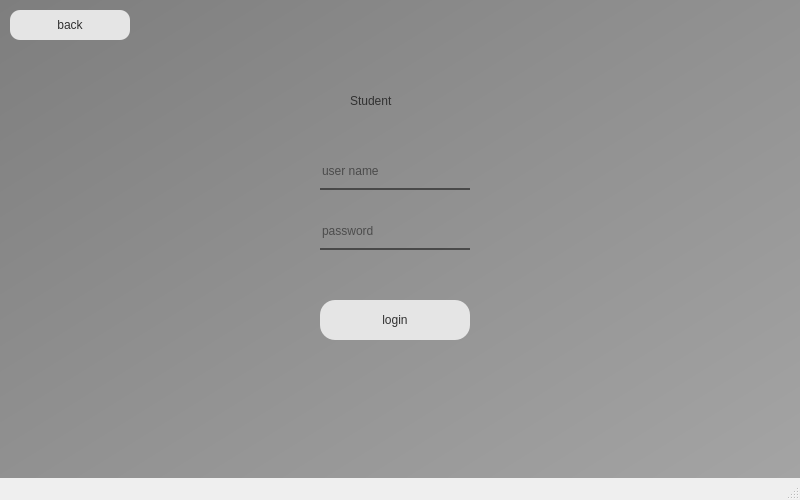
<?xml version="1.0" encoding="UTF-8"?>
<ui version="4.0">
 <class>MainWindow</class>
 <widget class="QMainWindow" name="MainWindow">
  <property name="geometry">
   <rect>
    <x>0</x>
    <y>0</y>
    <width>800</width>
    <height>500</height>
   </rect>
  </property>
  <property name="windowTitle">
   <string>MainWindow</string>
  </property>
  <widget class="QWidget" name="centralwidget">
   <widget class="QWidget" name="widget" native="true">
    <property name="geometry">
     <rect>
      <x>0</x>
      <y>0</y>
      <width>800</width>
      <height>500</height>
     </rect>
    </property>
    <property name="styleSheet">
     <string notr="true">background-color: qlineargradient(spread:pad, x1:0, y1:0, x2:1, y2:1, stop:0 rgba(126, 126, 126, 255), stop:1 rgba(165, 165, 165, 255));</string>
    </property>
    <widget class="QPushButton" name="loginbtn">
     <property name="geometry">
      <rect>
       <x>320</x>
       <y>300</y>
       <width>150</width>
       <height>40</height>
      </rect>
     </property>
     <property name="styleSheet">
      <string notr="true">QPushButton#loginbtn{
	font: 10pt &quot;MS Shell Dlg 2&quot;;	
	color: rgb(49, 49, 49);
	
	background-color: rgb(229, 229, 229);
	border-radius: 15px;
}
QPushButton#loginbtn:hover{
	font: 12pt &quot;MS Shell Dlg 2&quot;;	
	color: rgb(49, 49, 49);
}
QPushButton#loginbtn:pressed{
	font: 6pt &quot;MS Shell Dlg 2&quot;;	
	color: rgb(49, 49, 49);
}</string>
     </property>
     <property name="text">
      <string>login</string>
     </property>
    </widget>
    <widget class="QLabel" name="Adminlabel">
     <property name="geometry">
      <rect>
       <x>350</x>
       <y>80</y>
       <width>91</width>
       <height>41</height>
      </rect>
     </property>
     <property name="styleSheet">
      <string notr="true">color: rgb(49, 49, 49);
font: 18pt &quot;MS Shell Dlg 2&quot;;
background-color: None
</string>
     </property>
     <property name="text">
      <string>Student</string>
     </property>
    </widget>
    <widget class="QPushButton" name="backbtn">
     <property name="geometry">
      <rect>
       <x>10</x>
       <y>10</y>
       <width>120</width>
       <height>30</height>
      </rect>
     </property>
     <property name="styleSheet">
      <string notr="true">QPushButton#backbtn{
	font: 10pt &quot;MS Shell Dlg 2&quot;;	
	color: rgb(49, 49, 49);
	
	background-color: rgb(229, 229, 229);
	border-radius: 10px;
}
QPushButton#backbtn:hover{
	font: 12pt &quot;MS Shell Dlg 2&quot;;	
	color: rgb(49, 49, 49);
}
QPushButton#backbtn:pressed{
	font: 6pt &quot;MS Shell Dlg 2&quot;;	
	color: rgb(49, 49, 49);
}</string>
     </property>
     <property name="text">
      <string>back</string>
     </property>
    </widget>
    <widget class="QLineEdit" name="username">
     <property name="geometry">
      <rect>
       <x>320</x>
       <y>160</y>
       <width>150</width>
       <height>30</height>
      </rect>
     </property>
     <property name="styleSheet">
      <string notr="true">background-color: rgba(0, 0, 0, 0);
border:none;
border-bottom: 2px solid rgba(53, 53, 53, 200);
color: rgba(0, 0, 0, 240);
padding-bottom: 7px;

</string>
     </property>
     <property name="placeholderText">
      <string>user name</string>
     </property>
    </widget>
    <widget class="QLineEdit" name="password">
     <property name="geometry">
      <rect>
       <x>320</x>
       <y>220</y>
       <width>150</width>
       <height>30</height>
      </rect>
     </property>
     <property name="styleSheet">
      <string notr="true">background-color: rgba(0, 0, 0, 0);
border:none;
border-bottom: 2px solid rgba(53, 53, 53, 200);
color: rgba(0, 0, 0, 240);
padding-bottom: 7px;

</string>
     </property>
     <property name="echoMode">
      <enum>QLineEdit::Password</enum>
     </property>
     <property name="placeholderText">
      <string>password</string>
     </property>
    </widget>
    <widget class="QLabel" name="errortext">
     <property name="geometry">
      <rect>
       <x>320</x>
       <y>270</y>
       <width>151</width>
       <height>16</height>
      </rect>
     </property>
     <property name="styleSheet">
      <string notr="true">color: rgb(204, 6, 0);
background-color: None
</string>
     </property>
     <property name="text">
      <string/>
     </property>
    </widget>
   </widget>
  </widget>
  <widget class="QMenuBar" name="menubar">
   <property name="geometry">
    <rect>
     <x>0</x>
     <y>0</y>
     <width>800</width>
     <height>21</height>
    </rect>
   </property>
  </widget>
  <widget class="QStatusBar" name="statusbar"/>
 </widget>
 <resources/>
 <connections/>
</ui>
